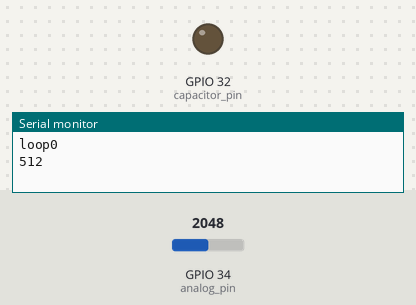
This program was run on a simulated ESP32. On the bench: output pins drawn as LEDs (lit = HIGH), the last lines printed to the serial monitor. The inputs (shaded band) are chosen by the test bench; at power-on: GPIO 34 (analog_pin) = 2048.

Above: at 1.2 s.
1.3 s: GPIO 34 (analog_pin) set to 0
At 1.9 s:
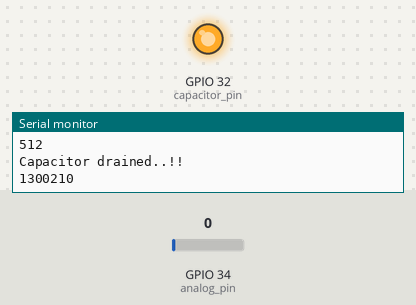
2.8 s: GPIO 34 (analog_pin) set to 2524
4.3 s: GPIO 34 (analog_pin) set to 2666
At 5.4 s:
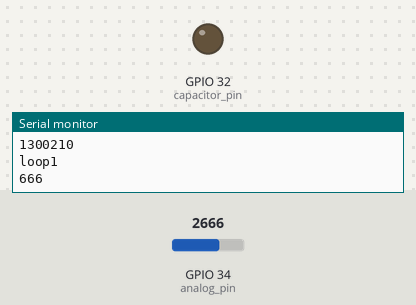
Timing chart, 0 to 7.3 s (numbered marks = the images above; inputs shaded):
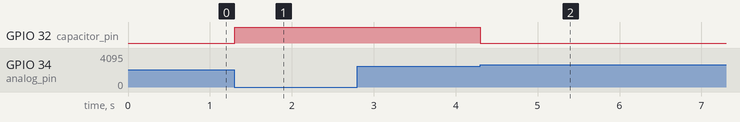

Measured:
- the behaviour switches between 2591 and 2592 on GPIO 34 (analog_pin) (found by bisection; images 1 and 2)
- after the input at 1.3 s, GPIO 32 (capacitor_pin): LOW → HIGH at once
- after the input at 2.8 s, every drawn part: stays the same
- after the input at 4.3 s, GPIO 32 (capacitor_pin): HIGH → LOW at once

The program:

main.cpp
```cpp
/*
https://www.norwegiancreations.com/2019/08/using-a-simple-arduino-to-measure-capacitor-value/
time T=RC, to charge upto 63.2% of the supplied voltage
* we will first drain the capacitor by pulling capacitor_pin to LOW
* then will charge capacitor to 63.2%, will track of the time of charge by reading the analog value
* once we have the time T, then we will easily calculate C=T/R.
* I have done this experiment with 1000 uf capacitor, 96.3 K ohm resitor.
* This program calculated 1015 uf, which is pretty good.
* Note : we can use lower value of resitor to fasten up the charging and discharging time, hence the program time to calculate the capacitance.
*/
#include <Arduino.h>

#define NO_MEASSUREMENTS 3

#define analog_pin     34
#define capacitor_pin  32

//#define resistor_value   96300.0F // the value on the resistor in Ohms
#define resistor_value   993.0F // 1k ohm //the value on the resistor in Ohms // this value is gud

unsigned long start_time = 0;
unsigned long accumulated_time = 0;

void setup() {
  pinMode(capacitor_pin, OUTPUT);

  Serial.begin(115200);
}

void loop() {

  accumulated_time = 0;

  for(uint8_t i = 0; i < NO_MEASSUREMENTS; i++){

    // Make sure the capacitor is dicharged
    Serial.print("loop");
    Serial.println(i);
    Serial.println((analogRead(analog_pin)/4));
    digitalWrite(capacitor_pin, LOW);
    while(analogRead(analog_pin) > 0){
    //Serial.println(analogRead(analog_pin)/4);
     //delay(1000);
    }
    Serial.println("Capacitor drained..!!");

    // set chargePin HIGH and capacitor charging an
    digitalWrite(capacitor_pin, HIGH);
    start_time = micros();
    Serial.println(start_time);

    // 647 is 63.2% of 1023, which corresponds to full-scale voltage
    while((analogRead(analog_pin)/4) <= 647){
     //Serial.println(analogRead(analog_pin)/4);
     //delay(1000);
    }
    accumulated_time += (micros() - start_time);
  }

  float result_time = ((float) accumulated_time) / NO_MEASSUREMENTS;

  float micro_F = ( result_time / resistor_value);
  Serial.print("Result time is : ");
  Serial.println((long)result_time);
  //print_float(micro_F, 2);
  if(micro_F>1)
  {
  Serial.print(micro_F);
  Serial.println(" uf");
  }
  else
  {
    micro_F=1000*micro_F;
    Serial.print(micro_F);
    Serial.println(" nf");
  }

  delay(5000);
}
```
